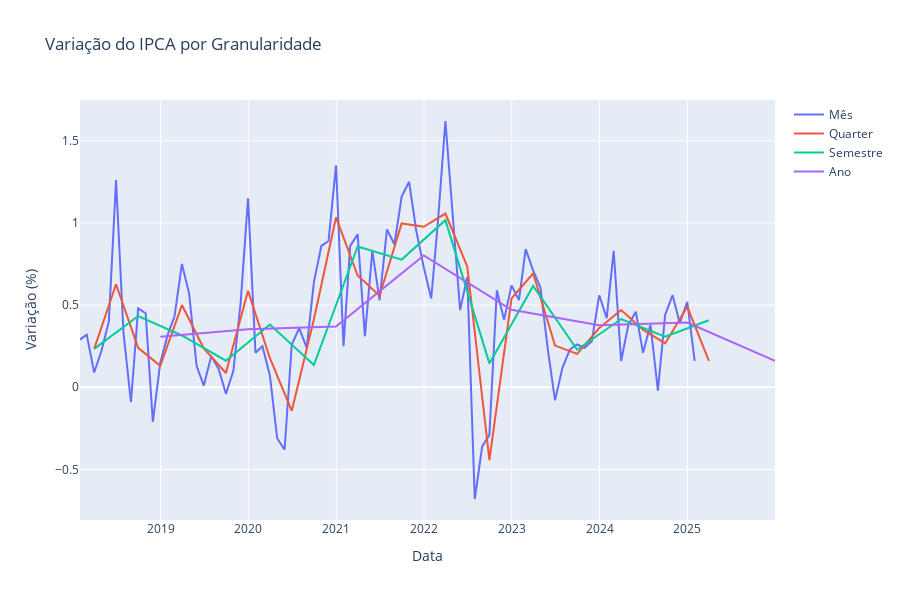

The cell this chart's notebook holds for it:
### Code cell
fig = go.Figure()

# Loop para adicionar todas as séries no mesmo gráfico
for nome, freq in granularidades.items():
    tempo = df['No mês'].resample(freq).mean()
    
    fig.add_trace(go.Scatter(x=tempo.index, y=tempo.values, mode='lines', name=nome))

# Configuração dos eixos e layout
fig.update_layout(
    title='Variação do IPCA por Granularidade',
    xaxis_title='Data',
    yaxis_title='Variação (%)',
    height=600,
    width=900
)

fig.show()
